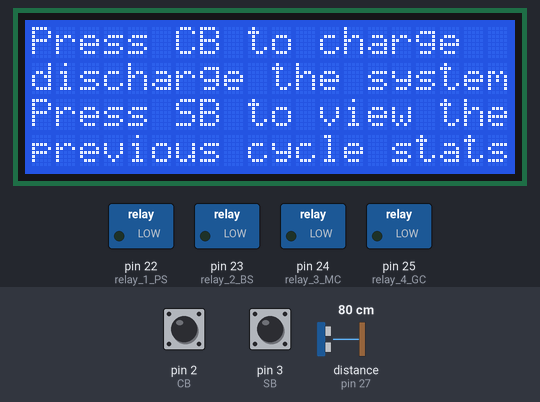
The program below on a simulated Arduino Mega 2560, built with avr-gcc and run on an emulated ATmega2560. On the bench: 20×4 character LCD, switched loads named in the program (green lamp = pin HIGH). Wiring (inferred from the names in the program): ultrasonic range finder: trigger pin 26; echo pin 27. The inputs (shaded band) are chosen by the test bench; at power-on: pin 2 (CB) HIGH, pin 3 (SB) HIGH, distance to the obstacle (sensor on pin 27) 80 cm. The echo pulse lasts 58.3 µs per cm; pins used as bus, display or sensor lines are not drawn.

Above: at 1.3 s.
1.4 s: pin 2 (CB) pulled LOW for 0.25 s
At 2.5 s:
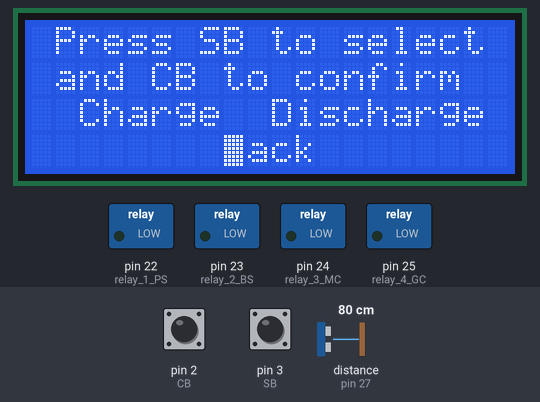
3.3 s: pin 3 (SB) pulled LOW for 0.25 s
At 4.9 s:
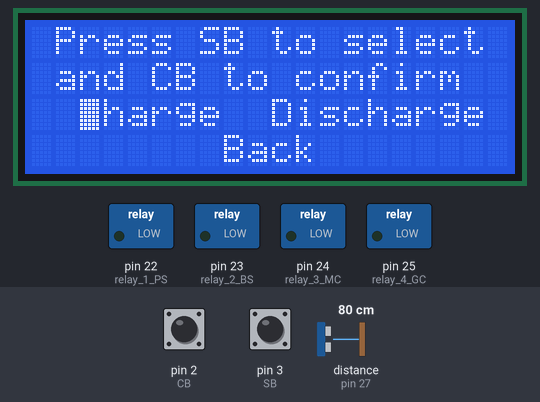
5.2 s: pin 2 (CB) pulled LOW for 1 s
At 7.8 s:
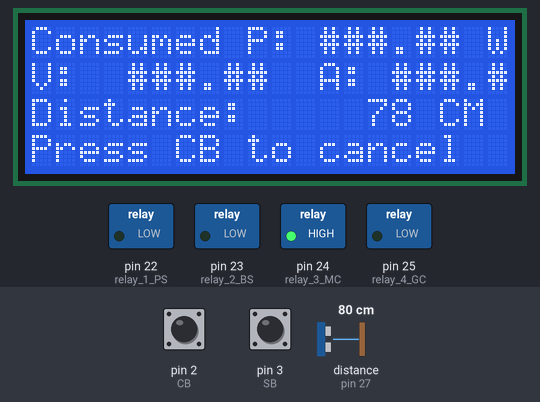
9.2 s: distance to the obstacle (sensor on pin 27) set to 120 cm
At 9.9 s:
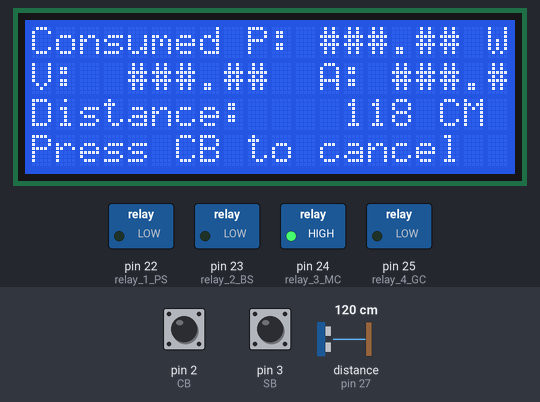
12.2 s: distance to the obstacle (sensor on pin 27) set to 18 cm
At 13.6 s:
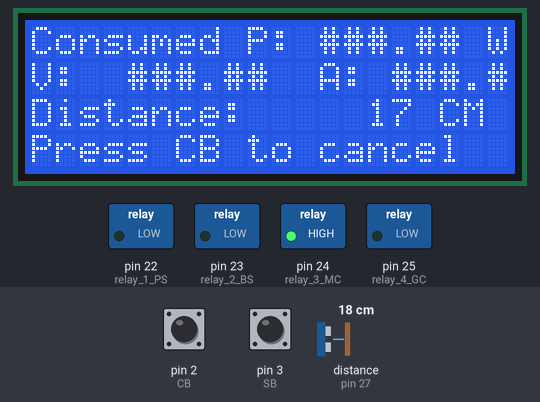
15.2 s: distance to the obstacle (sensor on pin 27) set to 186 cm
At 16.5 s:
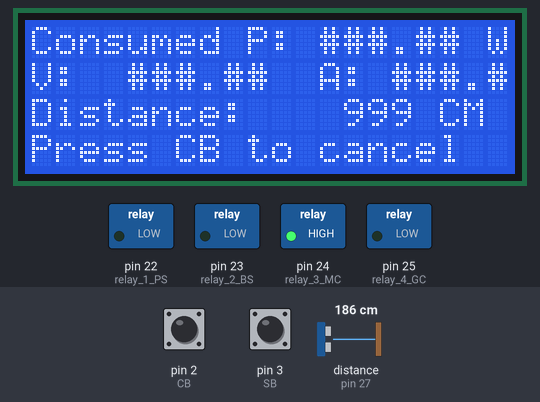
Timing chart, 0 to 18.2 s (numbered marks = the images above; inputs shaded):
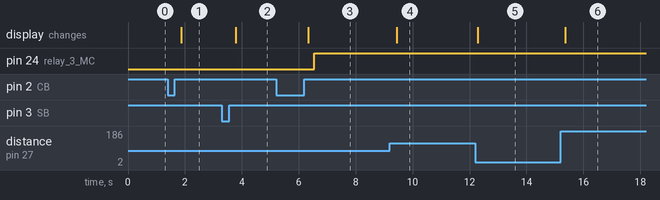

The program:

main.cpp
```cpp
#include <Arduino.h>
#include "pushButton.h"
#include "proxSensor.h"
#include "relay.h"
#include "display.h"

// Declare variables used for calculations or state changes
int distance, prevDistance;
int TOPLIM = 10;
int BOTLIM = 100;

int selPos = 0;
unsigned int state = 1;

long debouncing_time = 15; // debounce time in ms
volatile unsigned long last_micros;
volatile int SBpress, CBpress = 0;

void SBInt(void);
void CBInt(void);
void idleToDis(void);

void setup() {
  initButtons();
  initProx();
  initRelay();

  attachInterrupt(digitalPinToInterrupt(3), SBInt, RISING);
  attachInterrupt(digitalPinToInterrupt(2), CBInt, RISING);

  initDisp();
  idleDisp();

  /*Serial.begin(9600);
  while(!Serial);
  Serial.println("Setup Complete\n"); */
}

void loop() {

  distance = getDistanceCM();

  // first check if button pressed
  switch(state){
    case 0: {//summary state
      //Serial.println("Summary State");
      if (SBpress || CBpress){ // return to idle
        idleDisp();
        state = 1;
      }
    break;}

    case 1: {//idle state
      // set all outputs off
      setRelay(0,0,0,0);
      //Serial.println("Idle State");
      // handle the state change depending on button pressed
      if (SBpress){ // to summary
        sumDisp();
        state = 0;
      }
      if (CBpress){ // to select
        selPos = 0;
        selDisp(selPos, distance, (distance < TOPLIM), (distance > BOTLIM));
        state = 2;
      }
    break;}

    case 2: {//select state
      //Serial.println("Select State");
      switch(selPos){
        case 0:
          //Serial.println("cancel");
          if (CBpress){
            state = 1;
            selPos = 0;
            idleDisp();
          }
        break;
        case 1:
          //Serial.println("charge");
          if (CBpress){
            state = 3;
            selPos = 0;
            chargeDisp(distance);
          }
        break;
        case 2:
          //Serial.println("discharge");
          if (CBpress){
            state = 4;
            selPos = 0;
            discrgDisp(distance);
            idleToDis();
          }
        break;
        default:
          selPos = 0;
      }
      if (SBpress){
        selPos = selPos + 1;
        if ((selPos == 1) && (distance < TOPLIM)) selPos = selPos + 1;
        if ((selPos == 2) && (distance > BOTLIM)) selPos = selPos + 1;
        if (selPos>2) selPos = 0;

        selDisp(selPos, distance, (distance < TOPLIM), (distance > BOTLIM));
      }
    break;}

    case 3: {//charge state
      setRelay(0,0,1,0);
      chargeDisp(distance);
      //Serial.println("Charge State");
      if ((distance <= TOPLIM) || CBpress){
        state = 1;
        idleDisp();
      }
    break;}

    case 4: {//discharge state
      setRelay(1,0,0,1);
      discrgDisp(distance);
      //Serial.println("Discharge State");
      if (((distance >= BOTLIM) && (distance != 999)) || CBpress){
        state = 5;
        brakeDisp();
      }
    break;}

    case 5: {//braking state
      setRelay(1,1,0,1);
      //Serial.println("Braking State");
      if (abs(distance - prevDistance) < 2){
        state = 1;
        idleDisp();
      }

    break;}

    default:
      state = 1; //you shouldnt be here >:|
  }

  SBpress = 0;
  CBpress = 0;
  prevDistance = distance;
  //Serial.println(distance);

  delay(200);
}

void SBInt(){
  if((long)(micros() - last_micros) >= debouncing_time * 100){ // if the button was pressed than debounce time accept value
    SBpress = 1;
    last_micros = micros();
  }
}

void CBInt(){
  if((long)(micros() - last_micros) >= debouncing_time * 100){ // if the button was pressed than debounce time accept value
    CBpress = 1;
    last_micros = micros();
  }
}

void idleToDis(){
  delay(50);
  setRelay(0,0,1,1);
  // turn on motor here
  delay(400);
  setRelay(1,0,1,1);
  delay(200);
  setRelay(1,0,0,1);
}
```

display.cpp
```cpp
#include <Arduino.h>
#include <LiquidCrystal_I2C.h>
#include "display.h"

LiquidCrystal_I2C lcd(0x27,20,4); // default i2c address

void initDisp(void){
    lcd.init();
    lcd.setBacklight(HIGH);
}

void idleDisp(void){
    lcd.noBlink();
    lcd.setCursor(0,0);
    lcd.print("Press CB to charge  ");
    lcd.setCursor(0,1);
    lcd.print("discharge the system");
    lcd.setCursor(0,2);
    lcd.print("Press SB to view the");
    lcd.setCursor(0,3);
    lcd.print("previous cycle stats");
}

void sumDisp(void){  // FIX ME TO ADD POWER READINGS
    lcd.noBlink();
    lcd.setCursor(0,0);
    lcd.print("Energy:  ####.## KWH");
    lcd.setCursor(0,1);
    lcd.print("Avg Power: ####.## W");
    lcd.setCursor(0,2);
    lcd.print("Cycle Length: #### S");
    lcd.setCursor(0,3);
    lcd.print("Press S|CB to return");
}

void selDisp(int selPos, int dist, bool atTop, bool atBot){
    lcd.setCursor(0,0);
    lcd.print(" Press SB to select ");
    lcd.setCursor(0,1);
    lcd.print(" and CB to confirm  ");
    lcd.setCursor(0,2);
    // depending on distance limit the options
    if (atBot) lcd.print("       Charge       ");
    else if (atTop) lcd.print("     Discharge      ");
    else lcd.print("  Charge  Discharge ");

    lcd.setCursor(0,3);
    lcd.print("        Back        ");

    lcd.blink();
    switch (selPos){
        case 0: // cancel is alwasy the same position
        lcd.setCursor(8,3);
        break;
        case 1: // charge
        if (atBot) lcd.setCursor(7,2);
        else lcd.setCursor(2,2);
        break;
        case 2: // discharge
        if (atTop) lcd.setCursor(5,2);
        else lcd.setCursor(10,2);
        break;
    }
}

void chargeDisp(int dist){ // FIX ME TO ADD POWER READINGS
    lcd.noBlink();
    lcd.setCursor(0,0);
    lcd.print("Consumed P: ###.## W");
    lcd.setCursor(0,1);
    lcd.print("V:  ###.##  A: ###.##"); // FIX HERE
    lcd.setCursor(0,2);

    char temp[21];
    sprintf(temp, "Distance: %6d CM", dist);
    lcd.print(temp);

    lcd.setCursor(0,3);
    lcd.print("Press CB to cancel  ");
}

void discrgDisp(int dist){ // FIX ME TO ADD POWER READINGS
    lcd.noBlink();
    lcd.setCursor(0,0);
    lcd.print("Generated P: ###.##W");
    lcd.setCursor(0,1);
    lcd.print("V:  ###.##  A: ###.##"); // FIX HERE
    lcd.setCursor(0,2);

    char temp[21];
    sprintf(temp, "Distance: %6d CM", dist);
    lcd.print(temp);

    lcd.setCursor(0,3);
    lcd.print("Press CB to cancel  ");
}

void brakeDisp(void){
    lcd.noBlink();
    lcd.setCursor(0,0);
    lcd.print("  Ending Discharge  ");
    lcd.setCursor(0,1);
    lcd.print("       Cycle        ");
    lcd.setCursor(0,2);
    lcd.print("                    ");
    lcd.setCursor(0,3);
    lcd.print("     Please Wait    ");
}
```

display.h
```cpp
#ifndef DISPLAY_H
#define DISPLAY_H

void initDisp(void);

void idleDisp(void);

void sumDisp(void);

void selDisp(int selPos, int dist, bool atTop, bool atBot);

void chargeDisp(int dist);

void discrgDisp(int dist);

void brakeDisp(void);

#endif
```

proxSensor.cpp
```cpp
#include <Arduino.h>
#include "proxSensor.h"

// Proximity sensor control signals
int Trig = 26; // 26 trigger
int Echo = 27; // 27 echo

void initProx(void){
    // set trigger as output and echo as input
    pinMode(Trig, OUTPUT);
    pinMode(Echo, INPUT);
}

int getDistanceCM(){
    // send out pulse series over course of 12 us
    digitalWrite(Trig, LOW);
    delayMicroseconds(2);
    digitalWrite(Trig, HIGH);
    delayMicroseconds(10);
    digitalWrite(Trig, LOW);

    // get pulse echo lenght and calculate distance in cm
    long tempDist = pulseIn(Echo, HIGH);
    tempDist = tempDist * 0.034 / 2;

    if (tempDist > 183){ // distance limit is 6 feet, well beyond out use fr the device
        tempDist = 999; // set an out of range error boundary
    }

    //Serial.println(tempDist);

    return tempDist;
}
```

proxSensor.h
```cpp
#ifndef PINGDISTANCE_H
#define PINGDISTANCE_H

    void initProx(void);
    int getDistanceCM();

#endif
```

pushButtion.cpp
```cpp
#include <Arduino.h>
#include "pushButton.h"

// User inputs through select and continue push buttons
int SB = 3; // 3 select
int CB = 2; // 2 continue

void initButtons(void){
  // set buttions to input with pullup to reduce input current
  pinMode(SB, INPUT_PULLUP);
  pinMode(CB, INPUT_PULLUP);
}
```

pushButton.h
```cpp
#ifndef PUSHBOTTON_H
#define PUSHBOTTON_H

    void initButtons(void);

#endif
```

relay.cpp
```cpp
#include <Arduino.h>
#include "relay.h"

// Brake & Pawl solenoids + Motor & Generator clutch
int relay_1_PS = 22; // 22 Pawl solenoid
int relay_2_BS = 23; // 23 Brake solenoid
int relay_3_MC = 24; // 24 Motor clutch
int relay_4_GC = 25; // 25 Generator clutch

void initRelay(void){
    // set all relay signals as outputs
    pinMode(relay_1_PS, OUTPUT);
    pinMode(relay_2_BS, OUTPUT);
    pinMode(relay_3_MC, OUTPUT);
    pinMode(relay_4_GC, OUTPUT);
}

void setRelay(bool PS, bool BS, bool MC, bool GC){
    // write each signal that that of its corresponding relay signal
    digitalWrite(relay_1_PS, PS);
    digitalWrite(relay_2_BS, BS);
    digitalWrite(relay_3_MC, MC);
    digitalWrite(relay_4_GC, GC);
}
```

relay.h
```cpp
#ifndef RELAY_H
#define RELAY_H

void initRelay(void);

void setRelay(bool PS, bool BS, bool MC, bool GC);

#endif
```

Measured:
- after the input at 1.4 s, the display: changes after 0.47 s (image 1)
- after the input at 3.3 s, the display: changes after 0.49 s (image 2)
- after the input at 5.2 s, pin 24 (relay_3_MC): LOW → HIGH after 1.3 s; the display: changes after 1.1 s (image 3)
- after the input at 9.2 s, the display: changes after 0.24 s (image 4)
- after the input at 12.2 s, the display: changes after 0.09 s (image 5)
- after the input at 15.2 s, the display: changes after 0.17 s (image 6)
